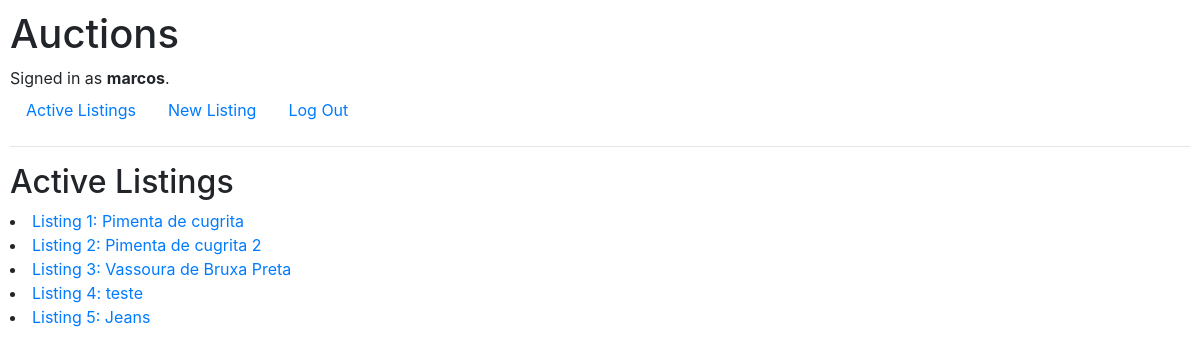
Screenshot of / (signed in) with the database file from the repository.
### auctions/models.py (models this page shows, shortened)
class User(AbstractUser):
    pass

class Listing(models.Model):
    active = models.BooleanField()
    owner = models.ForeignKey(User, on_delete=models.PROTECT)
    creationDate = models.DateTimeField()
    title = models.CharField(max_length=70)
    picture = models.ImageField(upload_to="pictures", blank=True, null=True)
    description = models.CharField(max_length=255)
    category = models.ForeignKey(Category, on_delete=models.PROTECT)
    initialPrice = models.DecimalField(max_digits=10, decimal_places=2)
    currentPrice = models.DecimalField(max_digits=10, decimal_places=2)

### auctions/views.py (the view)
# urls.py: path("", views.index, name="index"),
def index(request):
    return render(request, "auctions/index.html", {
        "listings": Listing.objects.all,
        })

### auctions/templates/auctions/index.html
{% extends "auctions/layout.html" %}
{% block body %}
    {% if user.is_authenticated %}
        <h2>Active Listings</h2>
        {% for listing in listings %}
            {% if listing.active %}
                <li><a href="{% url 'listing' listing.id %}">Listing {{ listing.id }}: {{ listing.title }}</a></li>
            {% endif %}
        {% endfor %}
    {% endif %}
{% endblock %}

### auctions/templates/auctions/layout.html (shortened to what this page needs)
{% load static %}
<!DOCTYPE html>
<html lang="en">
    <head>
        <link rel="stylesheet" href="https://stackpath.bootstrapcdn.com/bootstrap/4.4.1/css/bootstrap.min.css">
        <link href="{% static 'auctions/styles.css' %}" rel="stylesheet">
    </head>
    <body>
        <h1>Auctions</h1>
        <div>
            {% if user.is_authenticated %}
                Signed in as <strong>{{ user.username }}</strong>.
            {% else %}
                Not signed in.
            {% endif %}
        </div>
        <ul class="nav">
            <li class="nav-item">
                <a class="nav-link" href="{% url 'index' %}">Active Listings</a>
            </li>
            <li>
                <a class="nav-link" href="{% url 'create' %}">New Listing</a>
            </li>
            {% if user.is_authenticated %}
                <li class="nav-item">
                    <a class="nav-link" href="{% url 'logout' %}">Log Out</a>
                </li>
            {% endif %}
        </ul>
        <hr>
        {% block body %}
        {% endblock %}
    </body>
</html>

### auctions/static/auctions/styles.css (style rules this page uses)
body { padding: 10px; }

### rows the page displays
User: username "marcos"
Listing: id "1", title "Pimenta de cugrita"
Listing: id "2", title "Pimenta de cugrita 2"
Listing: id "3", title "Vassoura de Bruxa Preta"
Listing: id "4", title "teste"
Listing: id "5", title "Jeans"
